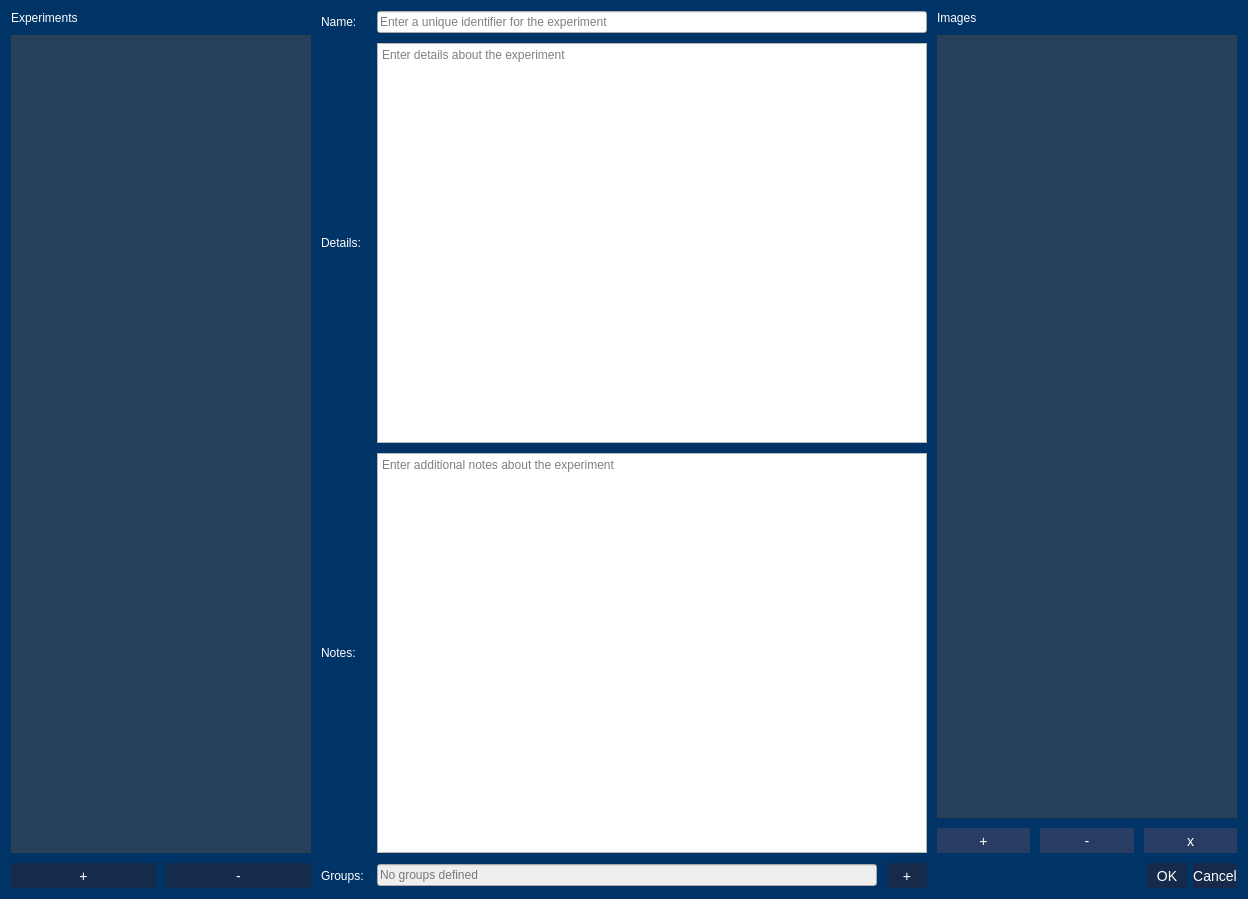
<?xml version="1.0" encoding="UTF-8"?>
<ui version="4.0">
 <class>Dialog</class>
 <widget class="QDialog" name="Dialog">
  <property name="geometry">
   <rect>
    <x>0</x>
    <y>0</y>
    <width>1241</width>
    <height>887</height>
   </rect>
  </property>
  <property name="windowTitle">
   <string>Dialog</string>
  </property>
  <property name="styleSheet">
   <string notr="true">QPushButton{
	color: White;
	background-color: rgba(22, 42, 75 , 255);
	border: none;
	font-size: 14px;
 	text-align: center;
     display: inline-block;
	min-height: 25;
	min-width: 40;
}

QPushButton:hover{
	background-color:  rgba(15, 35, 68 , 255);
}

QPushButton:pressed{
	background-color:  rgba(8, 28, 61 , 255);
}

QPushButton:disabled{
	background-color:  rgba(40, 60, 100 , 255);
}

QTableView, QListView{
	color: White;
	background-color: rgba(77, 77, 77, 128)
}

QLabel{
	color:White;
}

QProgressBar {
	color: White;
    border: 1px solid grey;
    background-color: rgb(10, 60, 110);
 }

 QProgressBar::chunk {
     background-color: rgba(77, 77, 77, 128);
 }

QMainWindow{
	background-color: rgb(0, 51, 102);
}

QDialog{
	background-color: rgb(0, 51, 102);
}</string>
  </property>
  <property name="sizeGripEnabled">
   <bool>false</bool>
  </property>
  <layout class="QHBoxLayout" name="horizontalLayout_2">
   <item>
    <layout class="QHBoxLayout" name="horizontalLayout" stretch="20,70,30">
     <property name="spacing">
      <number>10</number>
     </property>
     <item>
      <layout class="QVBoxLayout" name="verticalLayout_2">
       <item>
        <widget class="QLabel" name="label_6">
         <property name="text">
          <string>Experiments</string>
         </property>
        </widget>
       </item>
       <item>
        <widget class="QListView" name="lv_experiments">
         <property name="minimumSize">
          <size>
           <width>300</width>
           <height>0</height>
          </size>
         </property>
        </widget>
       </item>
       <item>
        <layout class="QHBoxLayout" name="horizontalLayout_3">
         <item>
          <widget class="QPushButton" name="btn_add">
           <property name="text">
            <string>+</string>
           </property>
          </widget>
         </item>
         <item>
          <widget class="QPushButton" name="btn_remove">
           <property name="text">
            <string>-</string>
           </property>
          </widget>
         </item>
        </layout>
       </item>
      </layout>
     </item>
     <item>
      <layout class="QGridLayout" name="gridLayout" columnstretch="0,0,0">
       <item row="2" column="0">
        <widget class="QLabel" name="label_3">
         <property name="text">
          <string>Notes: </string>
         </property>
        </widget>
       </item>
       <item row="1" column="2">
        <widget class="QTextEdit" name="te_details">
         <property name="minimumSize">
          <size>
           <width>500</width>
           <height>400</height>
          </size>
         </property>
         <property name="placeholderText">
          <string>Enter details about the experiment</string>
         </property>
        </widget>
       </item>
       <item row="1" column="0">
        <widget class="QLabel" name="label_2">
         <property name="text">
          <string>Details: </string>
         </property>
        </widget>
       </item>
       <item row="2" column="2">
        <widget class="QTextEdit" name="te_notes">
         <property name="minimumSize">
          <size>
           <width>500</width>
           <height>400</height>
          </size>
         </property>
         <property name="placeholderText">
          <string>Enter additional notes about the experiment</string>
         </property>
        </widget>
       </item>
       <item row="0" column="0">
        <widget class="QLabel" name="label">
         <property name="text">
          <string>Name: </string>
         </property>
        </widget>
       </item>
       <item row="3" column="0">
        <widget class="QLabel" name="label_5">
         <property name="text">
          <string>Groups: </string>
         </property>
        </widget>
       </item>
       <item row="0" column="2">
        <widget class="QLineEdit" name="le_name">
         <property name="minimumSize">
          <size>
           <width>500</width>
           <height>0</height>
          </size>
         </property>
         <property name="placeholderText">
          <string>Enter a unique identifier for the experiment</string>
         </property>
        </widget>
       </item>
       <item row="3" column="2">
        <layout class="QHBoxLayout" name="horizontalLayout_4">
         <item>
          <widget class="QLineEdit" name="le_groups">
           <property name="enabled">
            <bool>false</bool>
           </property>
           <property name="minimumSize">
            <size>
             <width>500</width>
             <height>0</height>
            </size>
           </property>
           <property name="text">
            <string/>
           </property>
           <property name="placeholderText">
            <string>No groups defined</string>
           </property>
          </widget>
         </item>
         <item>
          <widget class="QPushButton" name="btn_add_group">
           <property name="text">
            <string>+</string>
           </property>
          </widget>
         </item>
        </layout>
       </item>
      </layout>
     </item>
     <item>
      <layout class="QVBoxLayout" name="verticalLayout">
       <item>
        <widget class="QLabel" name="label_4">
         <property name="text">
          <string>Images</string>
         </property>
        </widget>
       </item>
       <item>
        <widget class="QListView" name="lv_images">
         <property name="minimumSize">
          <size>
           <width>300</width>
           <height>0</height>
          </size>
         </property>
         <property name="selectionMode">
          <enum>QAbstractItemView::ContiguousSelection</enum>
         </property>
         <property name="layoutMode">
          <enum>QListView::Batched</enum>
         </property>
        </widget>
       </item>
       <item>
        <layout class="QHBoxLayout" name="horizontalLayout_5">
         <item>
          <widget class="QPushButton" name="btn_images_add">
           <property name="enabled">
            <bool>false</bool>
           </property>
           <property name="text">
            <string>+</string>
           </property>
          </widget>
         </item>
         <item>
          <widget class="QPushButton" name="btn_images_remove">
           <property name="enabled">
            <bool>false</bool>
           </property>
           <property name="text">
            <string>-</string>
           </property>
          </widget>
         </item>
         <item>
          <widget class="QPushButton" name="btn_images_clear">
           <property name="enabled">
            <bool>false</bool>
           </property>
           <property name="text">
            <string>x</string>
           </property>
          </widget>
         </item>
        </layout>
       </item>
       <item>
        <widget class="QDialogButtonBox" name="buttonBox">
         <property name="orientation">
          <enum>Qt::Horizontal</enum>
         </property>
         <property name="standardButtons">
          <set>QDialogButtonBox::Cancel|QDialogButtonBox::Ok</set>
         </property>
        </widget>
       </item>
      </layout>
     </item>
    </layout>
   </item>
  </layout>
 </widget>
 <resources/>
 <connections>
  <connection>
   <sender>buttonBox</sender>
   <signal>accepted()</signal>
   <receiver>Dialog</receiver>
   <slot>accept()</slot>
   <hints>
    <hint type="sourcelabel">
     <x>248</x>
     <y>254</y>
    </hint>
    <hint type="destinationlabel">
     <x>157</x>
     <y>274</y>
    </hint>
   </hints>
  </connection>
  <connection>
   <sender>buttonBox</sender>
   <signal>rejected()</signal>
   <receiver>Dialog</receiver>
   <slot>reject()</slot>
   <hints>
    <hint type="sourcelabel">
     <x>316</x>
     <y>260</y>
    </hint>
    <hint type="destinationlabel">
     <x>286</x>
     <y>274</y>
    </hint>
   </hints>
  </connection>
 </connections>
</ui>
